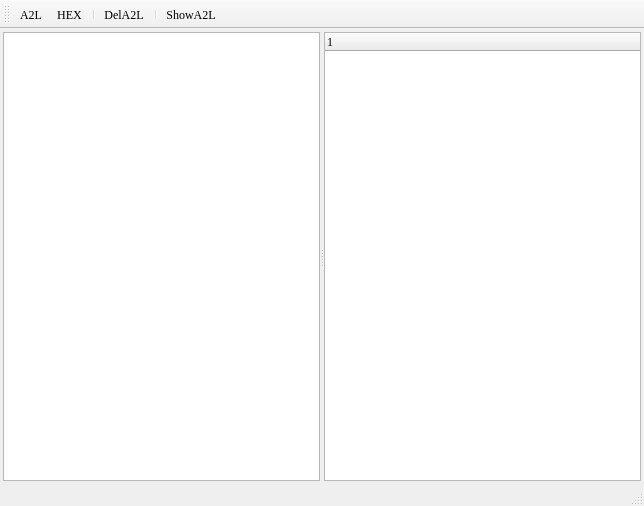
<?xml version="1.0" encoding="UTF-8"?>
<ui version="4.0">
 <class>A2LProjectWin</class>
 <widget class="QMainWindow" name="A2LProjectWin">
  <property name="geometry">
   <rect>
    <x>0</x>
    <y>0</y>
    <width>644</width>
    <height>506</height>
   </rect>
  </property>
  <property name="windowTitle">
   <string>MainWindow</string>
  </property>
  <widget class="QWidget" name="centralwidget">
   <layout class="QGridLayout" name="gridLayout">
    <property name="leftMargin">
     <number>3</number>
    </property>
    <property name="topMargin">
     <number>3</number>
    </property>
    <property name="rightMargin">
     <number>3</number>
    </property>
    <property name="bottomMargin">
     <number>3</number>
    </property>
    <property name="spacing">
     <number>3</number>
    </property>
    <item row="0" column="0">
     <widget class="QSplitter" name="splitter">
      <property name="orientation">
       <enum>Qt::Horizontal</enum>
      </property>
      <widget class="QListWidget" name="listWidget_A2L">
       <property name="font">
        <font>
         <family>Times New Roman</family>
        </font>
       </property>
      </widget>
      <widget class="QTreeWidget" name="treeWidget_A2LHex">
       <property name="font">
        <font>
         <family>Times New Roman</family>
        </font>
       </property>
       <column>
        <property name="text">
         <string notr="true">1</string>
        </property>
       </column>
      </widget>
     </widget>
    </item>
   </layout>
  </widget>
  <widget class="QMenuBar" name="menubar">
   <property name="geometry">
    <rect>
     <x>0</x>
     <y>0</y>
     <width>644</width>
     <height>22</height>
    </rect>
   </property>
  </widget>
  <widget class="QStatusBar" name="statusbar"/>
  <widget class="QToolBar" name="toolBar">
   <property name="font">
    <font>
     <family>Times New Roman</family>
    </font>
   </property>
   <property name="windowTitle">
    <string>toolBar</string>
   </property>
   <attribute name="toolBarArea">
    <enum>TopToolBarArea</enum>
   </attribute>
   <attribute name="toolBarBreak">
    <bool>false</bool>
   </attribute>
   <addaction name="actionAddA2LFile"/>
   <addaction name="actionAddHEXFile"/>
   <addaction name="separator"/>
   <addaction name="actionDelA2LFile"/>
   <addaction name="separator"/>
   <addaction name="actionShowA2LWin"/>
  </widget>
  <action name="actionAddA2LFile">
   <property name="text">
    <string>A2L</string>
   </property>
  </action>
  <action name="actionAddHEXFile">
   <property name="text">
    <string>HEX</string>
   </property>
  </action>
  <action name="actionDelA2LFile">
   <property name="text">
    <string>DelA2L</string>
   </property>
  </action>
  <action name="actionShowA2LWin">
   <property name="text">
    <string>ShowA2L</string>
   </property>
  </action>
 </widget>
 <resources/>
 <connections/>
</ui>
